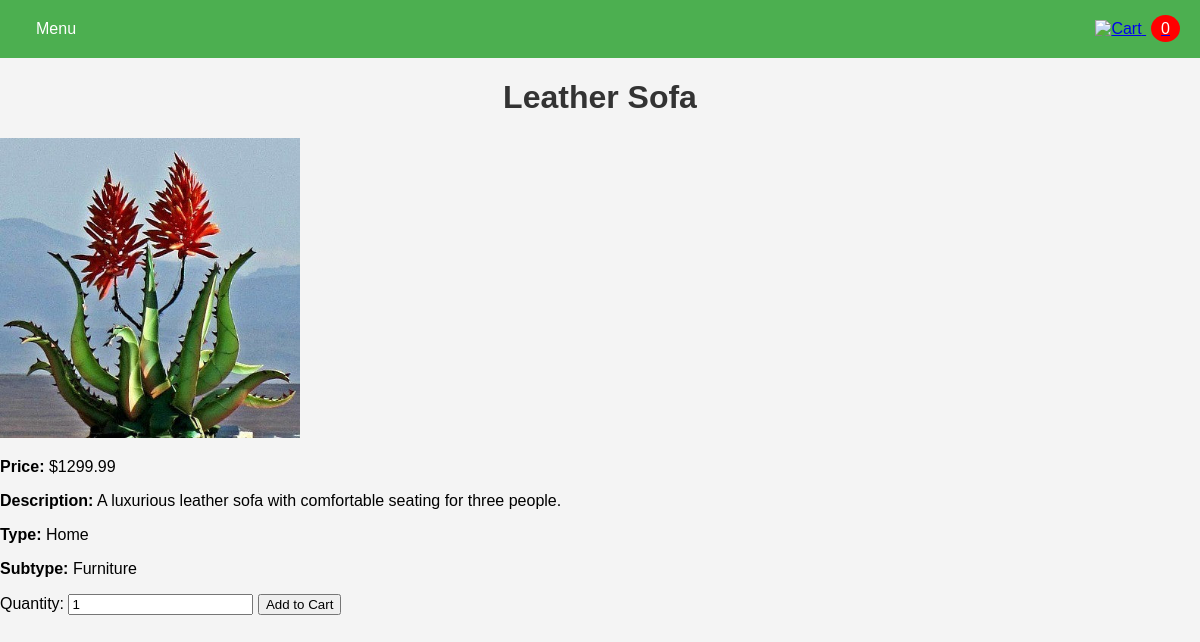
The app's page /product/2 with its own data.
### tables this page shows
CREATE TABLE products (
    id INTEGER PRIMARY KEY AUTOINCREMENT,
    productname TEXT NOT NULL,
    price REAL NOT NULL,
    image TEXT,
    description TEXT,
    product_type TEXT NOT NULL,
    product_subtype TEXT
);

### app.py (the view)
@app.route('/product/<int:product_id>')
def product_detail(product_id):
    conn = get_db_connection()
    product = conn.execute('SELECT * FROM products WHERE id = ?', (product_id,)).fetchone()
    conn.close()
    return render_template('product_detail.html', product=product)

### app.py (called while the page is built)
def get_db_connection(db_name=DATABASE_PRODUCTS):
    conn = sqlite3.connect(db_name)
    conn.row_factory = sqlite3.Row
    return conn

@app.teardown_appcontext
def close_connection(exception):
    db = getattr(g, '_database', None)
    if db is not None:
        db.close()

### templates/product_detail.html (shortened to what this page needs)
<!DOCTYPE html>
<html lang="en">
<head>
    <link rel="stylesheet" href="{{ url_for('static', filename='styles.css') }}">
</head>
<body>
    <div class="navbar">
        <div class="dropdown">
            <button class="dropbtn">Menu</button>
        </div>
        <div class="cart-icon">
            <a href="{{ url_for('cart') }}">
                <img src="{{ url_for('static', filename='cart-icon.png') }}" alt="Cart" width="30">
                <span id="cart-count">0</span>
            </a>
        </div>
    </div>
    <h1>{{ product['productname'] }}</h1>
    <div class="product-detail">
        <img src="{{ url_for('static', filename=product['image']) }}" alt="{{ product['productname'] }}" width="300">
        <p><strong>Price:</strong> ${{ product['price'] }}</p>
        <p><strong>Description:</strong> {{ product['description'] }}</p>
        <p><strong>Type:</strong> {{ product['product_type'] }}</p>
        <p><strong>Subtype:</strong> {{ product['product_subtype'] }}</p>
        <label for="quantity">Quantity:</label>
        <input type="number" id="quantity" name="quantity" value="1" min="1">
        <button onclick="addToCart({{ product['id'] }})">Add to Cart</button>
    </div>
</body>
</html>

### static/styles.css (style rules this page uses)
body { font-family: Arial, sans-serif; background-color: #f4f4f4; margin: 0; padding: 0; }
h1 { text-align: center; color: #333; }
.navbar { display: flex; justify-content: space-between; background-color: #4CAF50; padding: 10px 20px; }
.dropdown { position: relative; display: inline-block; }
.dropbtn { background-color: #4CAF50; color: white; padding: 10px 16px; font-size: 16px; border: none; cursor: pointer; }
.cart-icon { display: flex; align-items: center; }
.cart-icon img { width: 30px; height: auto; }
.cart-icon span { background-color: red; color: white; border-radius: 50%; padding: 5px 10px; margin-left: 5px; }
.cart-icon span { background-color: red; color: white; border-radius: 50%; padding: 5px 10px; margin-left: 5px; text-decoration: none; pointer-events: none; }

### records on screen
products: productname "Leather Sofa", image (picture), price "1299.99", description "A luxurious leather sofa with comfortable seating for three people.", product_type "Home", product_subtype "Furniture"
